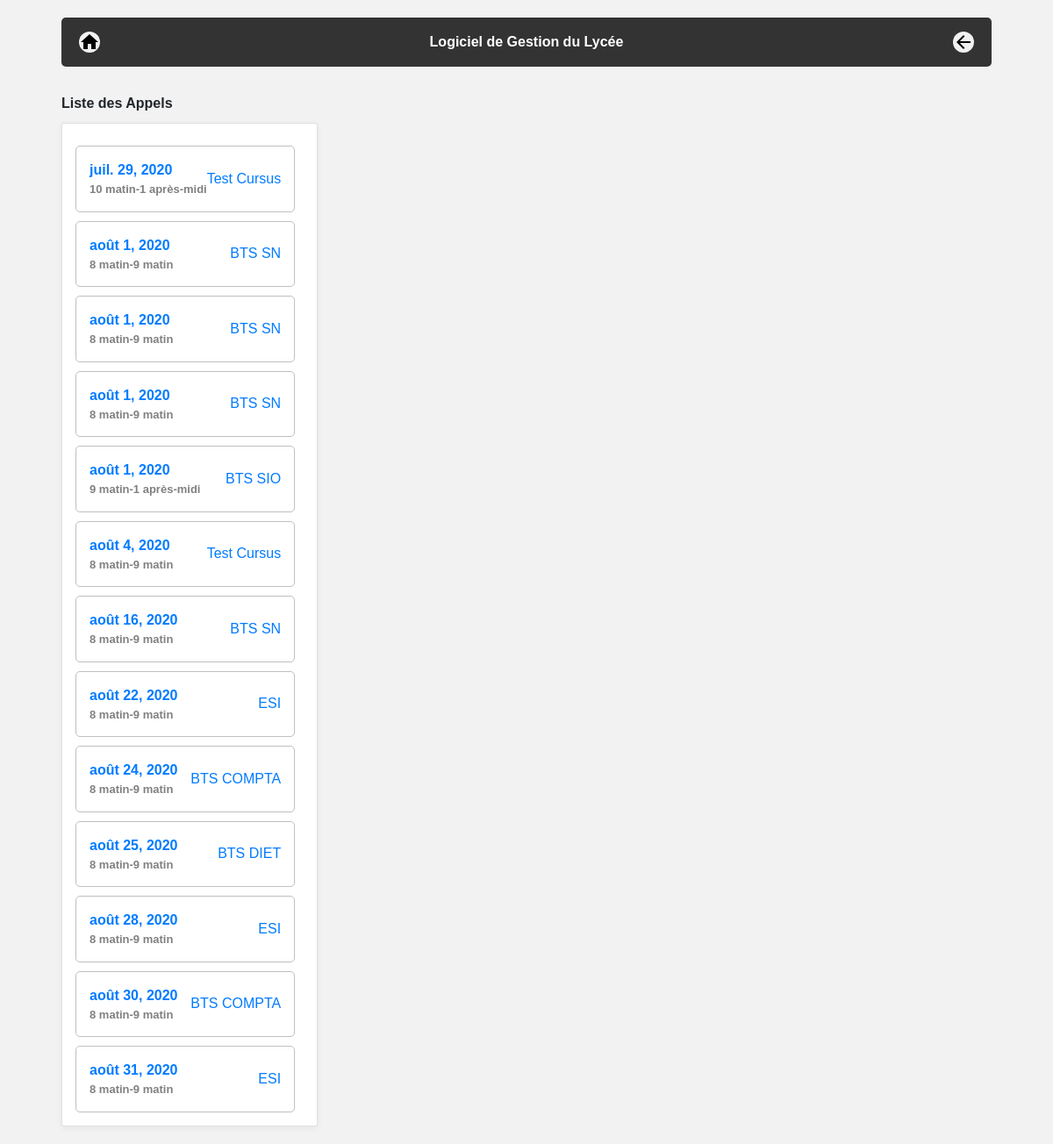
Page /lycee/rolls/list/ on the committed database.
### lycee/models.py (models this page shows, shortened)
class Roll(models.Model):
    date = models.DateField(
        blank=False,
        null=False,
        default=datetime.date.today
    )
    cursus = models.ForeignKey(
        Cursus,
        on_delete=models.CASCADE,  # necessaire selon la version de Django
        null=False
    )
    debut = models.TimeField(
        max_length=100,
        blank=False,
        null=False,
        default='08:00'
    )
    fin = models.TimeField(
        max_length=100,
        blank=False,
        null=False,
        default='09:00'
    )

class Cursus(models.Model):
    name = models.CharField(
        max_length=50,
        blank=False,
        null=True,
        default='Nom'
    )
    year_from_bac = models.SmallIntegerField(
        help_text="year since le bac",
        verbose_name="year",
        blank=False,
        null=True,
        default=1
    )
    scholar_year = models.CharField(
        max_length=9,
        blank=False,
        null=True,
        default='2019-2020'
    )

### lycee/views.py (the view)
# urls.py: url(r'^rolls/details/(?P<roll_id>[0-9]+)$', views.roll_detail, name='roll_detail'),
def rolls(request):
    result_list = Roll.objects.order_by('date')
    context = {
        'liste': result_list,
    }
    return render(request, 'lycee/calls/call_list.html', context)

### lycee/templates/lycee/calls/call_list.html (shortened to what this page needs)
{% extends "master.html" %}
{% if liste %}
    {% block content %}
        <div class="margin">
            <b>Liste des Appels</b>
            <div class="contain3 card">
            {% for roll in liste %}
                 <a href="/lycee/rolls/details/{{roll.id}}">
                     <div class="description contain">
                         <b>{{roll.date}}&nbsp;<div class="helptext">{{roll.debut}}-{{roll.fin}}</div></b>
                         {{roll.cursus.name}}
                    </div>
                 </a>
            {% endfor %}
            </div>
        </div>
    {% endblock %}
{% else %}
    <p>No call to show.</p>
{% endif %}

### lycee/static/style.css (style rules this page uses)
body { background-color: #f2f2f2; max-width: 1100px; margin: auto; }
.margin { margin: 10px; }
.contain { padding: 15px; border: #bfbfbf 1px solid; border-radius: 5px; margin: 10px 10px 0px 0px; background: white; }
.contain3 { padding: 15px; margin: 10px 10px 0px 0px; background: white; border-radius: 3px; }
.description { display: flex; align-items: center; justify-content: space-between; }
.helptext { font-size: 13px; color: gray; }
.card { box-shadow: 0 2px 8px rgba(0,0,0,.05); transition: 0.2s; background-color: white!important; }

### lycee/templates/master.html (style rules this page uses)
body { font-family: Arial, Helvetica, sans-serif; }

### rows in the picture
Roll: date "juil. 29, 2020", debut "10 matin", fin "1 après-midi", cursus.name "Test Cursus"
Roll: date "août 1, 2020", debut "8 matin", fin "9 matin", cursus.name "BTS SN"
Roll: date "août 1, 2020", debut "8 matin", fin "9 matin", cursus.name "BTS SN"
Roll: date "août 1, 2020", debut "8 matin", fin "9 matin", cursus.name "BTS SN"
Roll: date "août 1, 2020", debut "9 matin", fin "1 après-midi", cursus.name "BTS SIO"
Roll: date "août 4, 2020", debut "8 matin", fin "9 matin", cursus.name "Test Cursus"
Roll: date "août 16, 2020", debut "8 matin", fin "9 matin", cursus.name "BTS SN"
Roll: date "août 22, 2020", debut "8 matin", fin "9 matin", cursus.name "ESI"
Roll: date "août 24, 2020", debut "8 matin", fin "9 matin", cursus.name "BTS COMPTA"
Roll: date "août 25, 2020", debut "8 matin", fin "9 matin", cursus.name "BTS DIET"
Roll: date "août 28, 2020", debut "8 matin", fin "9 matin", cursus.name "ESI"
Roll: date "août 30, 2020", debut "8 matin", fin "9 matin", cursus.name "BTS COMPTA"
Roll: date "août 31, 2020", debut "8 matin", fin "9 matin", cursus.name "ESI"
